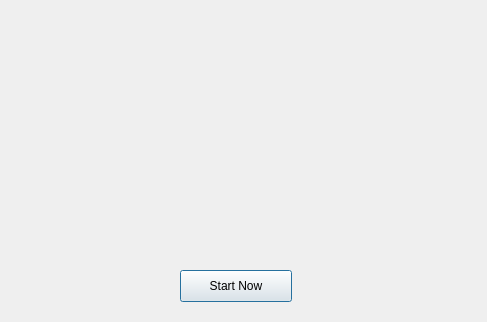
<?xml version="1.0" encoding="UTF-8"?>
<ui version="4.0">
 <class>Start</class>
 <widget class="QDialog" name="Start">
  <property name="geometry">
   <rect>
    <x>0</x>
    <y>0</y>
    <width>487</width>
    <height>322</height>
   </rect>
  </property>
  <property name="windowTitle">
   <string>Dialog</string>
  </property>
  <property name="styleSheet">
   <string notr="true"/>
  </property>
  <widget class="QLabel" name="label">
   <property name="geometry">
    <rect>
     <x>110</x>
     <y>-40</y>
     <width>491</width>
     <height>171</height>
    </rect>
   </property>
   <property name="styleSheet">
    <string notr="true">image: url(:/image/title2.jpg);</string>
   </property>
   <property name="text">
    <string/>
   </property>
  </widget>
  <widget class="QPushButton" name="pushButton">
   <property name="geometry">
    <rect>
     <x>180</x>
     <y>270</y>
     <width>112</width>
     <height>32</height>
    </rect>
   </property>
   <property name="text">
    <string>Start Now</string>
   </property>
  </widget>
 </widget>
 <resources/>
 <connections/>
</ui>
